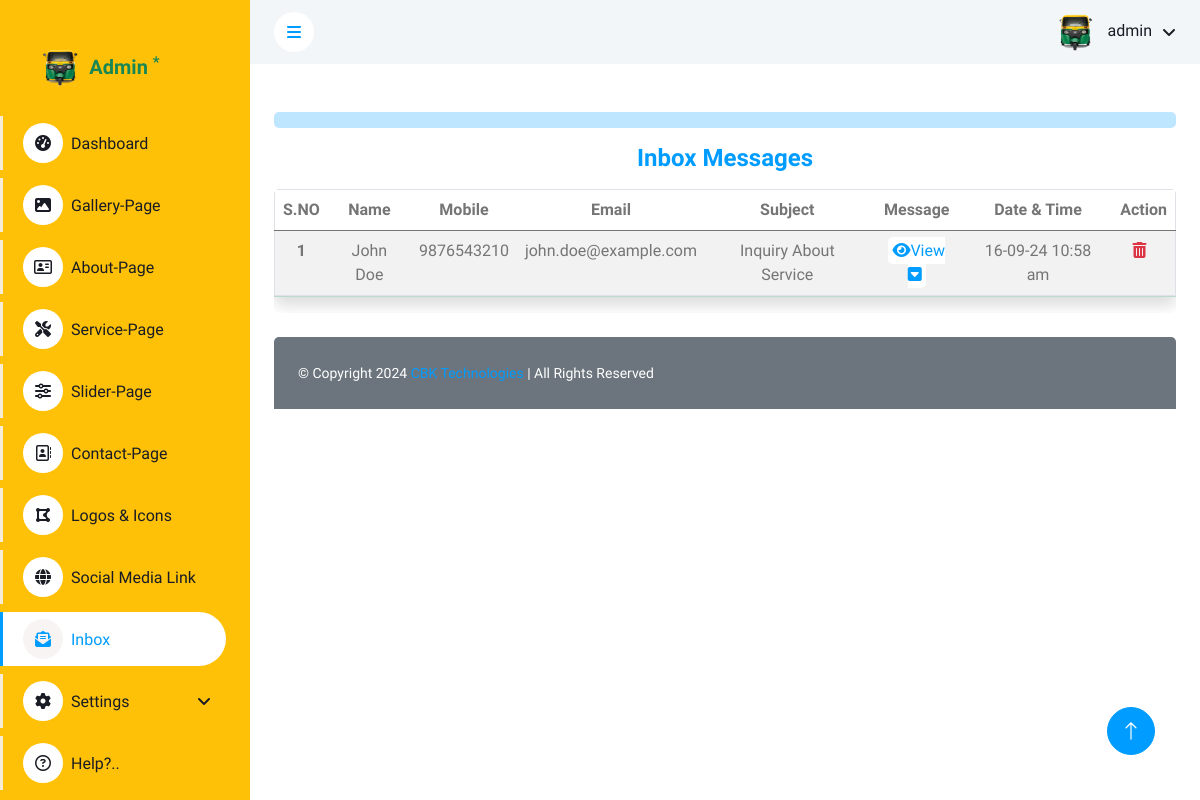
The app's page /admin/dash/inbox.php (signed in) with its own data.
### tables this page shows
CREATE TABLE `inbox` (
  `id` int(11) NOT NULL,
  `name` varchar(255) NOT NULL,
  `mobile` varchar(15) NOT NULL,
  `email` varchar(255) NOT NULL,
  `subject` varchar(255) NOT NULL,
  `message` text NOT NULL,
  `created_at` timestamp NOT NULL DEFAULT current_timestamp(),
  `action` varchar(255) DEFAULT NULL
);

### admin/config/function.php (called while the page is built, shortened)
<?php
function getvalfield($con, $table, $field, $where)
{
    $sql = "select $field from $table where $where";
    $getvalue =  mysqli_query($con, $sql);
    $getval   =  mysqli_fetch_row($getvalue);
    return $getval[0];
}

### admin/dash/inbox.php (the view, shortened to what this page needs)
<?php
include('../config/dbconnection.php');
$page_name = basename($_SERVER['PHP_SELF']);
?>
<?php include('../includes/header.php') ?>
<?php include('../includes/sidebar.php') ?>
<?php include('../includes/navbar.php') ?>
<div class="container-fluid px-4 pt-4">
    <hr class="text-primary p-2 rounded">
    <div class="row">
        <div class="col-sm-12 col-lg-12">
            <h4 class="text-center fw-bolder text-primary mb-3">Inbox Messages</h4>
            <div class="table-responsive rounded">
                <table class="table table-striped border shadow">
                    <thead class="head">
                        <tr class="text-center text-nowrap">
                            <th scope="col">S.NO</th>
                            <th scope="col">Name</th>
                            <th scope="col">Mobile</th>
                            <th scope="col">Email</th>
                            <th scope="col">Subject</th>
                            <th scope="col">Message</th>
                            <th scope="col">Date & Time</th>
                            <th scope="col">Action</th>
                        </tr>
                    </thead>
                    <tbody>
                        <?php
                        $i = 1;
                        $fetch = mysqli_query($conn, "SELECT * FROM inbox ORDER BY id DESC");
                        while ($row = mysqli_fetch_array($fetch)) {
                            $messageID = 'message' . $row['id'];
                        ?>
                            <tr class="text-center">
                                <th scope="row"><?= $i++ ?></th>
                                <td><?= htmlspecialchars($row['name']) ?></td>
                                <td><?= htmlspecialchars($row['mobile']) ?></td>
                                <td><?= htmlspecialchars($row['email']) ?></td>
                                <td><?= htmlspecialchars($row['subject']) ?></td>
                                <td>
                                    <a class="rounded p-1 bg-white" title="View-Message" data-bs-toggle="collapse" data-bs-target="#<?= $messageID ?>" aria-expanded="false" aria-controls="<?= $messageID ?>">
                                        <i class="fa-solid fa-eye"></i>View
                                        <i class="fa-solid fa-square-caret-down"></i>
                                    </a>
                                </td>
                                <td><?= htmlspecialchars(date('d-m-y g:i a', strtotime($row['created_at']))) ?></td>
                                <td class="">
                                    <a class="text-danger" href="#" onclick="confirmDelete(<?= $row['id']; ?>, 'inbox', 'id')">
                                        <i class="fas fa-trash-alt me-2" title="Delete"></i>
                                    </a>
                                </td>
                            </tr>
                            <tr class="collapse-row">
                                <td colspan="8" class="rounded alert-success m-0 p-0">
                                </td>
                            </tr>
                        <?php } ?>
                    </tbody>
                </table>
            </div>
        </div>
    </div>
</div>
<?php include('../includes/footer.php'); ?>

### admin/includes/sidebar.php (shortened to what this page needs)
<?php
$username = $_SESSION['username'];
$profile_picture = getvalfield($conn, "adminlogin", "profile_picture", "username='$username'");
?>
<div class="sidebar pe-4 pb-3 bg-warning">
    <nav class="navbar">
        <div class="d-flex align-items-center ms-2 mb-4" style="height: 50px;width: 185px;justify-content: center;">
            <div class="ms-0 d-flex">
                <img class="rounded me-lg-2" src="../dash/uploads/<?= $profile_picture ?>" alt="" style="width: 40px; height: 40px;">
                <h5 class="mb-0 text-success mt-2">Admin <sup class="text-success fw-bolder">*</sup></h5>
            </div>
        </div>
        <div class="navbar-nav w-100">
            <a href="../dash/" class="nav-item nav-link <?= ($page_name == 'index.php') ? 'active' : ''; ?>"><i class="fa fa-tachometer-alt me-2"></i>Dashboard</a>
            <a href="../dash/gallery.php" class="nav-item nav-link mt-2 <?= ($page_name == 'gallery.php') ? 'active' : ''; ?>"><i class="fas fa-image me-2"></i>Gallery-Page</a>
            <a href="../dash/about.php" class="nav-item nav-link mt-2 <?= ($page_name == 'about.php') ? 'active' : ''; ?>"><i class="fa-regular fa-address-card me-2"></i>About-Page</a>
            <a href="../dash/service.php" class="nav-item nav-link mt-2 <?= ($page_name == 'service.php') ? 'active' : ''; ?>"><i class="fas fa-tools me-2"></i>Service-Page</a>
            <a href="../dash/slider.php" class="nav-item nav-link mt-2 <?= ($page_name == 'slider.php') ? 'active' : ''; ?>"><i class="fas fa-sliders-h me-2"></i>Slider-Page</a>
            <a href="../dash/contact-info.php" class="nav-item nav-link mt-2 <?= ($page_name == 'contact-info.php') ? 'active' : ''; ?>"><i class="fa-regular fa-address-book me-2"></i>Contact-Page</a>
            <a href="../dash/logo-icon.php" class="nav-item nav-link mt-2 <?= ($page_name == 'logo-icon.php') ? 'active' : ''; ?>"><i class="fa-solid fa-draw-polygon me-2"></i>Logos & Icons</a>
            <a href="../dash/social-media.php" class="nav-item nav-link mt-2 <?= ($page_name == 'social-media.php') ? 'active' : ''; ?>"><i class="fa-solid fa-globe me-2"></i>Social Media Link</a>
            <a href="../dash/inbox.php" class="nav-item nav-link mt-2 <?= ($page_name == 'inbox.php') ? 'active' : ''; ?>"><i class="fa-solid fa-envelope-open-text me-2"></i>Inbox</a>
            <div class="nav-item dropdown mt-2">
                <a href="#" class="nav-link dropdown-toggle" data-bs-toggle="dropdown"><i class="fas fa-cog me-2"></i>Settings</a>
            </div>
            <a href="../dash/help.php" class="nav-item nav-link mt-2 <?= ($page_name == 'help.php') ? 'active' : ''; ?>"><i class="fa-regular fa-circle-question me-2"></i>Help?..</a>
        </div>
    </nav>
</div>

### admin/includes/navbar.php (shortened to what this page needs)
<?php
$username=$_SESSION['username'];
$profile_picture = getvalfield($conn, "adminlogin", "profile_picture", "username='$username'");
?>
<div class="content">
    <nav class="navbar navbar-expand bg-light navbar-light sticky-top px-4 py-0">
        <a href="#" class="sidebar-toggler flex-shrink-0">
            <i class="fa fa-bars"></i>
        </a>
        <div class="navbar-nav align-items-center ms-auto">
            <div class="nav-item dropdown">
                <a href="#" class="nav-link dropdown-toggle" data-bs-toggle="dropdown">
                    <img class="rounded-circle me-lg-2" src="../dash/uploads/<?=$profile_picture?>" alt="" style="width: 40px; height: 40px;">
                    <span class="d-none d-lg-inline-flex"><?=$username;?></span>
                </a>
            </div>
        </div>
    </nav>

### admin/css/style.css (style rules this page uses)
:root { --primary: #009CFF; --light: #f9f3f3df; --dark: #191C24; }
.sidebar { position: fixed; top: 0; left: 0; bottom: 0; width: 250px; height: 100vh; overflow-y: auto; background: var(--light); transition: 0.5s; z-index: 999; }
.content { margin-left: 250px; min-height: 100vh; background: #FFFFFF; transition: 0.5s; }
@media (min-width: 992px) { .sidebar { margin-left: 0; } }
@media (min-width: 992px) { .content { width: calc(100% - 250px); } }
.sidebar .navbar .navbar-nav .nav-link { padding: 7px 20px; color: var(--dark); font-weight: 500; border-left: 3px solid var(--light); border-radius: 0 30px 30px 0; outline: none; }
.sidebar .navbar .navbar-nav .nav-link:hover, .sidebar .navbar .navbar-nav .nav-link.active { color: var(--primary); background: #FFFFFF; border-color: var(--primary); }
.sidebar .navbar .navbar-nav .nav-link i { width: 40px; height: 40px; display: inline-flex; align-items: center; justify-content: center; background: #FFFFFF; border-radius: 40px; }
.sidebar .navbar .navbar-nav .nav-link:hover i, .sidebar .navbar .navbar-nav .nav-link.active i { background: var(--light); }
.sidebar .navbar .dropdown-toggle::after { position: absolute; top: 15px; right: 15px; border: none; content: "\f107"; font-family: "Font Awesome 5 Free"; font-weight: 900; transition: .5s; }
.content .navbar .navbar-nav .nav-link { margin-left: 25px; padding: 12px 0; color: var(--dark); outline: none; }
.content .navbar .sidebar-toggler, .content .navbar .navbar-nav .nav-link i { width: 40px; height: 40px; display: inline-flex; align-items: center; justify-content: center; background: #FFFFFF; border-radius: 40px; }
.content .navbar .dropdown-toggle::after { margin-left: 6px; vertical-align: middle; border: none; content: "\f107"; font-family: "Font Awesome 5 Free"; font-weight: 900; transition: .5s; }
.shadow { border-radius: 5px; }

### records on screen
inbox: name "John Doe", mobile "9876543210", email "john.doe@example.com", subject "Inquiry About Service", created_at "16-09-24 10:58 am"

### other values on screen
$username "admin"
